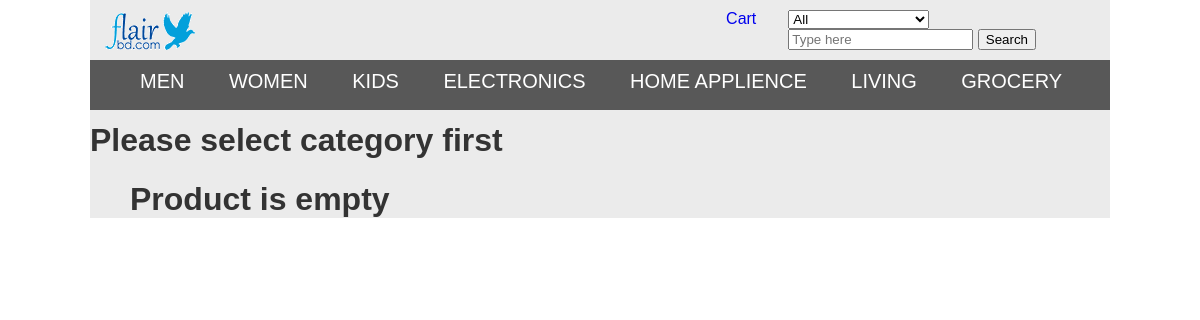
The page /product.php on the database its author committed.
### tables this page shows
CREATE TABLE `maincat` (
  `id` int(11) NOT NULL,
  `name` varchar(100) NOT NULL
);

### product.php (the view, shortened to what this page needs)
<?php
    require_once('connection.php');
    $sql = "SELECT * FROM maincat";
    $result = $mysqli->query($sql);
?>
<!DOCTYPE HTML>
<html>
    <link href="style.css" rel="stylesheet" type="text/css">
    <link rel="stylesheet" type="text/css" href="slidecss/style.css">
    <body>
    <div id="container">
        <div id="header">
            <div id="logo"><a href="index.php"><img src="img/logo.png"  alt=""></a></div>
            <div id="top_right">
               <ul>
                   <li><a href="cart.php">Cart</a></li>
                   <li>
                       <div id="search_option">
                           <div id="search">
                              <form action="search.php" method="POST">
                                   <div id="main_catagory">
                                       <select name="main_category" id="field">
                                           <option value="">All</option>
                                        </select>
                                    </div>
                                <input id="search" type="text" name="query" placeholder="Type here">
                                <input id="submit" type="submit" value="Search">
                              </form>
                           </div>
                       </div>
                       </li>
                </ul>
                </div>
            <div id="navbar">
                <?php while($row = $result->fetch_assoc()) { ?>
                    <div class="dropdown">
                        <span> <?php echo "<a maincat_id=". $row['id'] . "'> ". $row['name'] . "</a> " ?> </span>
                </div>
                <?php  } ?>
            </div>
        </div>
<?php
    if( isset($_GET) && isset( $_GET['sub_cat_id'] ) ) {
        $subcat_id = $_GET['sub_cat_id'];
    } else {
        echo "<h1> Please select category first </h1>";
        $subcat_id = 0;
    }
    $sql  ="SELECT * FROM `product` WHERE subcat_id = '$subcat_id'";
include_once("connection.php");
$result = mysqli_query($mysqli,  $sql);
?>
<html>
<head>
</head>
<body>
            <div class="subcat_res">
                <ul>
       <?php
                     if(  mysqli_num_rows($result) < 1  ){
                                    echo "<h1>Product is empty</h1>";
                      }
            ?>
  </ul>
    </div>
</body>
</html>

### style.css (style rules this page uses)
html { font-family: sans-serif ; color: #333; min-height: 1000px; }
body { background: #ffffff; margin: 0; width: auto; }
#container { background: #ebebeb; margin: 0px 90px; }
#header { height: 100px; border-bottom: 1px solid#c7c7c7; background: #ebebeb; display:block; }
#logo { text-align:center; float: left; width: 100px; height: 40px; margin: 10px; background-repeat:no-repeat; }
#top_right { float:right; }
#top_right ul { display: flex; margin:10px; }
#top_right ul li { margin-right: 32px; list-style: none; }
#top_right ul li #search_option { margin-right: 32px; list-style: none; display: flex; }
#top_right ul li a { text-decoration: none; }
#navbar { margin: 0; margin-left: 0; padding: 10px; height: 30px; clear: both; background-color:#585858; }
#navbar .dropdown { position: relative; display: inline-block; margin-left: 40px; width: auto; height: auto; z-index: 100; }
#navbar .dropdown span a { font-size: 20px; display: block; color: #ffffff; text-decoration:none; }

### rows shown on the page
maincat: name "MEN"
maincat: name "WOMEN"
maincat: name "KIDS"
maincat: name "ELECTRONICS"
maincat: name "HOME APPLIENCE"
maincat: name "LIVING"
maincat: name "GROCERY"
